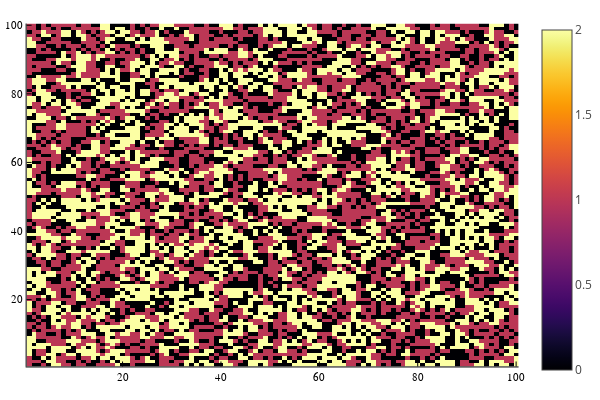

The code cell stored with this chart in its notebook:
### Code cell
heatmap(outgame.board, cmap = "Blues")

### Figure 1 — Plotly figure (JSON) as saved in the notebook; plotly's stock layout.template omitted (floating-point values rounded to 4 significant figures; data arrays with more than 128 entries replaced by an {"elided": "..."} marker saying what was removed)
{"data": [{"colorbar": {"title": ""}, "colorscale": {"elided": "256x2 mixed values"}, "hoverinfo": "none", "name": "y1", "showlegend": false, "showscale": true, "type": "heatmap", "x": [0.5, 1.5, 2.5, 3.5, 4.5, 5.5, 6.5, 7.5, 8.5, 9.5, 10.5, 11.5, 12.5, 13.5, 14.5, 15.5, 16.5, 17.5, 18.5, 19.5, 20.5, 21.5, 22.5, 23.5, 24.5, 25.5, 26.5, 27.5, 28.5, 29.5, 30.5, 31.5, 32.5, 33.5, 34.5, 35.5, 36.5, 37.5, 38.5, 39.5, 40.5, 41.5, 42.5, 43.5, 44.5, 45.5, 46.5, 47.5, 48.5, 49.5, 50.5, 51.5, 52.5, 53.5, 54.5, 55.5, 56.5, 57.5, 58.5, 59.5, 60.5, 61.5, 62.5, 63.5, 64.5, 65.5, 66.5, 67.5, 68.5, 69.5, 70.5, 71.5, 72.5, 73.5, 74.5, 75.5, 76.5, 77.5, 78.5, 79.5, 80.5, 81.5, 82.5, 83.5, 84.5, 85.5, 86.5, 87.5, 88.5, 89.5, 90.5, 91.5, 92.5, 93.5, 94.5, 95.5, 96.5, 97.5, 98.5, 99.5, 100.5], "xaxis": "x", "y": [0.5, 1.5, 2.5, 3.5, 4.5, 5.5, 6.5, 7.5, 8.5, 9.5, 10.5, 11.5, 12.5, 13.5, 14.5, 15.5, 16.5, 17.5, 18.5, 19.5, 20.5, 21.5, 22.5, 23.5, 24.5, 25.5, 26.5, 27.5, 28.5, 29.5, 30.5, 31.5, 32.5, 33.5, 34.5, 35.5, 36.5, 37.5, 38.5, 39.5, 40.5, 41.5, 42.5, 43.5, 44.5, 45.5, 46.5, 47.5, 48.5, 49.5, 50.5, 51.5, 52.5, 53.5, 54.5, 55.5, 56.5, 57.5, 58.5, 59.5, 60.5, 61.5, 62.5, 63.5, 64.5, 65.5, 66.5, 67.5, 68.5, 69.5, 70.5, 71.5, 72.5, 73.5, 74.5, 75.5, 76.5, 77.5, 78.5, 79.5, 80.5, 81.5, 82.5, 83.5, 84.5, 85.5, 86.5, 87.5, 88.5, 89.5, 90.5, 91.5, 92.5, 93.5, 94.5, 95.5, 96.5, 97.5, 98.5, 99.5, 100.5], "yaxis": "y", "z": {"elided": "100x100 int values"}, "zmax": 2, "zmin": 0}], "layout": {"annotations": [], "height": 400, "legend": {"bgcolor": "rgba(255, 255, 255, 1.000)", "bordercolor": "rgba(0, 0, 0, 1.000)", "borderwidth": 1, "font": {"color": "rgba(0, 0, 0, 1.000)", "family": "sans-serif", "size": 11}, "title": {"font": {"color": "rgba(0, 0, 0, 1.000)", "family": "sans-serif", "size": 15}, "text": ""}, "tracegroupgap": 0, "traceorder": "normal", "x": 1, "xanchor": "auto", "y": 1, "yanchor": "auto"}, "margin": {"b": 20, "l": 0, "r": 0, "t": 20}, "paper_bgcolor": "rgba(255, 255, 255, 1.000)", "plot_bgcolor": "rgba(255, 255, 255, 1.000)", "showlegend": true, "width": 600, "xaxis": {"anchor": "y", "domain": [0.05101, 0.9934], "gridcolor": "rgba(0, 0, 0, 0.100)", "gridwidth": 0.5, "linecolor": "rgba(0, 0, 0, 1.000)", "mirror": false, "range": [0.5, 100.5], "showgrid": true, "showline": true, "showticklabels": true, "tickangle": 0, "tickcolor": "rgb(0, 0, 0)", "tickfont": {"color": "rgba(0, 0, 0, 1.000)", "family": "sans-serif", "size": 11}, "tickmode": "array", "ticks": "inside", "ticktext": ["20", "40", "60", "80", "100"], "tickvals": [20, 40, 60, 80, 100], "title": "", "titlefont": {"color": "rgba(0, 0, 0, 1.000)", "family": "sans-serif", "size": 15}, "type": "-", "visible": true, "zeroline": false, "zerolinecolor": "rgba(0, 0, 0, 1.000)"}, "yaxis": {"anchor": "x", "domain": [0.03762, 0.9902], "gridcolor": "rgba(0, 0, 0, 0.100)", "gridwidth": 0.5, "linecolor": "rgba(0, 0, 0, 1.000)", "mirror": false, "range": [0.5, 100.5], "showgrid": true, "showline": true, "showticklabels": true, "tickangle": 0, "tickcolor": "rgb(0, 0, 0)", "tickfont": {"color": "rgba(0, 0, 0, 1.000)", "family": "sans-serif", "size": 11}, "tickmode": "array", "ticks": "inside", "ticktext": ["20", "40", "60", "80", "100"], "tickvals": [20, 40, 60, 80, 100], "title": "", "titlefont": {"color": "rgba(0, 0, 0, 1.000)", "family": "sans-serif", "size": 15}, "type": "-", "visible": true, "zeroline": false, "zerolinecolor": "rgba(0, 0, 0, 1.000)"}}}
